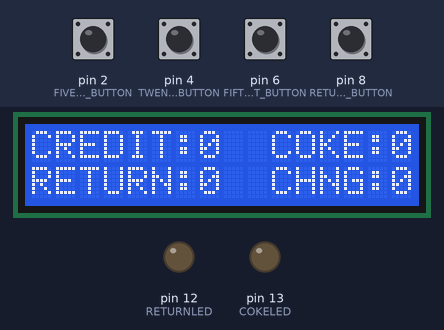
The sketch below on a simulated Arduino Uno, built with avr-gcc and run on an emulated ATmega328P. Parts: 16×2 character LCD, output pins drawn as LEDs (lit = HIGH). The inputs (shaded band) are chosen by the test bench; at power-on: pin 2 (FIVECENT_BUTTON), pin 4 (TWENTYCENT_BUTTON), pin 6 (FIFTYCENT_BUTTON), pin 8 (RETURNCHANGE_BUTTON) HIGH. What the sketch prints to the serial monitor is not drawn. At 1.3 s the program stops and its outputs stay as they are.

Above: at 1.2 s.
1.3 s: pin 8 (RETURNCHANGE_BUTTON) pulled LOW for 0.15 s
At 1.31 s:
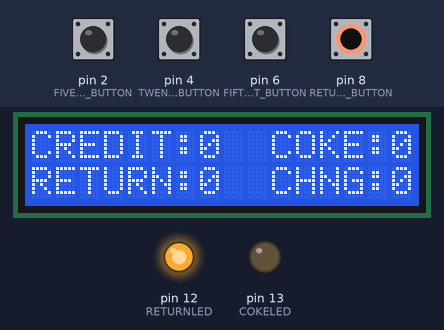
At 2.5 s:
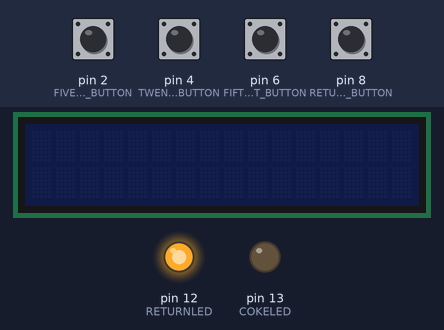
Timing chart, 0 to 2.8 s (numbered marks = the images above; inputs shaded):
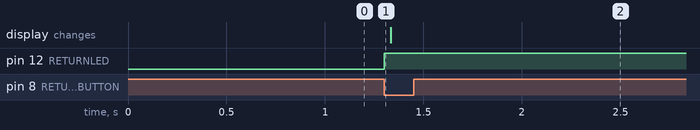

Measured:
- after the input at 1.3 s, pin 12 (RETURNLED): LOW → HIGH at once

The sketch:

VendingMachine.ino
```cpp
#define COKELED 13

#define RETURNLED 12

#include <LiquidCrystal_I2C.h>

LiquidCrystal_I2C lcd(0x20, 16, 2);   // fixed LCD address 0x20

int changeReturned = 0; //Stores the amount of change returned to the user

int Change_In = 0; //The amount of change inserted by user into the coke machine

int Price = 100; // Price of Coke can = 100


int isDispensed = 0; //Flag variable that is set to 0  if Coke can is initially not dispensed , set to 1 if coke can is dispensed

int isChangeReturned = 0; // Flag variable that  is set to 0 if no change is returned, set to 1 if change is dispensed


const uint8_t FIVECENT_BUTTON = 2;
const uint8_t TWENTYCENT_BUTTON = 4;
const uint8_t FIFTYCENT_BUTTON = 6;
const uint8_t RETURNCHANGE_BUTTON = 8;

enum CokeMachineState {

  IDLE,  //0
  FIVE_CENTS,  //1
  TWENTY_CENTS,  //2
  FIFTY_CENTS,  //3
  Coke_Product,  //4
  Return_Change, //5
  Exit, //6
  _Quit_ //7


};

// Variable to track CokeMachine State
// Initialise it as being Idle as default
CokeMachineState currentState = IDLE;


void setup() {
  // put your setup code here, to run once:

  pinMode(FIVECENT_BUTTON, INPUT_PULLUP);
  pinMode(TWENTYCENT_BUTTON, INPUT_PULLUP);
  pinMode(FIFTYCENT_BUTTON, INPUT_PULLUP);
   pinMode(RETURNCHANGE_BUTTON, INPUT_PULLUP);

  pinMode(COKELED, OUTPUT);
  pinMode(RETURNLED, OUTPUT);


  Serial.begin(9600);


  lcd.init();
  lcd.backlight();
  lcd.clear();


}

void loop() {
  // put your main code here, to run repeatedly:


  //Lcd print formatting for row 1
  lcd.setCursor(0,0);
  lcd.print("CREDIT:");
  lcd.setCursor(7,0);
  lcd.print(Change_In);
  lcd.setCursor(10,0);
  lcd.print("COKE:");
  lcd.setCursor(15,0);
  lcd.print(isDispensed);

  //Lcd print formatting for row 2
  lcd.setCursor(0,1);
  lcd.print("RETURN:");
  lcd.setCursor(7,1);
  lcd.print(changeReturned);
  lcd.setCursor(10,1);
  lcd.print("CHNG:");
  lcd.setCursor(15,1);
  lcd.print(isChangeReturned);


   //if current state is Quit State
  if(currentState == _Quit_){

     //Quit program by exiting void loop()
    exit(0);
  }

  Serial.println("...IDLE..."); //DEBUGGING MESSAGE

  Serial.println("Change In: "); Serial.println(Change_In); //DEBUGGING MESSAGE


  //while currentState is still equal to Idle

     //If-else statement to check if a button has been pressed

      //If a certain button pressed, change state accordingly

        //If B1(5 cents) is pressed, Change currentState to 5_CENTS

          //THEN BREAK OUT OF LOOP

  while(currentState == IDLE){

      //If the five cent button is pressed (LOW)
      if(digitalRead(FIVECENT_BUTTON) == LOW ){

        //set currentState to FIVE_CENTS
        currentState = FIVE_CENTS;
        //Break out of loop
        break;
      }

     //If the twenty cent button is pressed (LOW)
      if(digitalRead(TWENTYCENT_BUTTON) == LOW ){

        //set currentState to TWENTY_CENTS state
        currentState = TWENTY_CENTS;
        //Break out of loop
        break;
      }

    //If the 50 cent button is pressed (LOW)
      if(digitalRead(FIFTYCENT_BUTTON) == LOW ){

        //set currentState to FIFTY_CENTS state
        currentState = FIFTY_CENTS;
        //Break out of loop
        break;
      }


      //If the Return Change Button is pressed (LOW)


      if(digitalRead(RETURNCHANGE_BUTTON) == LOW){

        //Set currentState to Return change state
        currentState = Return_Change;
        break;
      }

  }


  //Switch statement for CokeMachineState for Cases when coin is inserted and if Return_Change state is set

  switch(currentState){

    //For 5_CENTS Case:
    case FIVE_CENTS:
      //Print 5 Cents Inserted to the serial
      Serial.println("5 CENTS HAS BEEN INSERTED"); //DEBUGGING MESSAGE
      //Increment Change_In by 5 cents
      Change_In = Change_In + 5;
      //delay for 2 secs
      delay(1000*2);

      //Check if Change_In < Price
      if(Change_In < Price){
        //Set currentState back to IDLE
        currentState = IDLE;
        //break out of switch statement
        break;
       //Else if Change_In is greater than or equal to Price of Coke Can
      } else if(Change_In >= Price){
         //Set currentState to  Coke_Product state
         currentState = Coke_Product;
      }


    //For 20 CENTS Case:
    case TWENTY_CENTS:
      //Print 20 Cents Inserted to the serial
      Serial.println("20 CENTS HAS BEEN INSERTED"); //DEBUGGING MESSAGE

       //Increase Change_In by + 20 cents
      Change_In = Change_In + 20;
      //delay for 2 secs
       delay(1000*2);

      //Check if Change_In < Price
      if(Change_In < Price){
        //Set currentState back to IDLE
          currentState = IDLE;
          //break out of switch statement
           break;
        //Else if Change_In is greater than or equal to Price of Coke Can
        } else if(Change_In >= Price){
          //Set currentState to  Coke_Product state
          currentState = Coke_Product;
          }


      //For the 50_CENTS Case:
      case FIFTY_CENTS:
        //Print 50 Cents Inserted to the serial
        Serial.println("50 CENTS HAS BEEN INSERTED"); //DEBUGGING MESSAGE
        //Increase Change_In by + 50 cents
        Change_In = Change_In + 50;
        //delay for 2 secs
        delay(1000*2);

        //Check if Change_In  is less than Price of Coke can
        if(Change_In < Price){
          //Set currentState back to IDLE
          currentState = IDLE;
          //break out of switch statement
            break;
        //Else if Change_In is greater than or equal to Price of Coke Can
          } else if(Change_In >= Price){
         //Set currentState to  Coke_Product state
         currentState = Coke_Product;
            }


          //For Coke_Product Case:
          case Coke_Product:
            //Print Success message
            Serial.println("Coke Can Dispensed"); //DEBUGGING MESSAGE

           //Set Coke LED to HIGH (ON)
            digitalWrite(COKELED, HIGH);

          //Set isDisensed to state of Coke Led so 1 or 0
          isDispensed = digitalRead(COKELED);

            //IF Change_In is equal to Price of Coke can
            if(Change_In == Price){
            //Set state to EXIT
            currentState = Exit;

            // ELSE IF Change_In is greater than Price of coke can
            } else if (Change_In > Price){

            //SET State to Return_change state
              currentState = Return_Change;
              }


        //For RETURN Change Case:
      case Return_Change:


        //If User decides they don't want to the can of coke and just want their change back
        if(Change_In < Price){

            changeReturned = Change_In;

            Serial.print("CHANGE RETURNED:"); Serial.println(Change_In); //DEBUGGING MESSAGE

            //Set CHANGE LED HIGH (ON) when change is returned
            digitalWrite(RETURNLED, HIGH);

        }

        //If user has inserted a total that is greater than the price of the coke can and wants the coke can
        if(Change_In > Price){

          changeReturned = Change_In - Price;

        //Print CHANGE RETURNED: (Change_In - Price) to the screen
        Serial.print("CHANGE RETURNED:"); Serial.println(Change_In - Price); //DEBUGGING MESSAGE

        //Set CHANGE LED HIGH (ON) when change is returned
        digitalWrite(RETURNLED, HIGH);

        }


        //Set isChangeRetured to state of RETURN LED so 1 or 0
        isChangeReturned = digitalRead(RETURNLED);

        //Set currentState to EXIT state
        currentState = Exit;


        //For EXIT Case:
      case Exit:
        //Set currentState to Quit State
        currentState = _Quit_;
        //break out of switch statement
      break;


  }
  //End of switch statement


}
```
